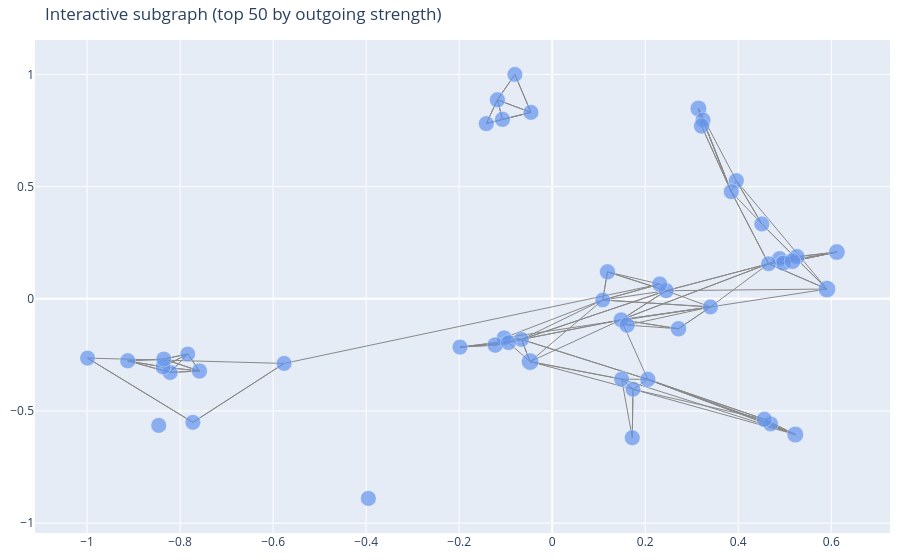

The cell this chart's notebook holds for it:
### Code cell
if HAS_PLOTLY:
    sample_nodes = degree_df.sort_values('out_strength', ascending=False).head(50).index
    sub = G.subgraph(sample_nodes).copy()
    pos = nx.spring_layout(sub, seed=7, weight='syn_count', k=0.6)

    edge_x, edge_y = [], []
    for u, v in sub.edges():
        x0, y0 = pos[u]
        x1, y1 = pos[v]
        edge_x += [x0, x1, None]
        edge_y += [y0, y1, None]

    edge_trace = go.Scatter(
        x=edge_x, y=edge_y, line=dict(width=1, color='#888'), hoverinfo='none', mode='lines'
    )

    node_x, node_y, node_text, node_size = [], [], [], []
    for n in sub.nodes():
        x, y = pos[n]
        node_x.append(x)
        node_y.append(y)
        label = nodes.loc[n]['label'] if n in nodes.index else ''
        name = nodes.loc[n]['flywire_name'] if n in nodes.index else ''
        node_text.append(f"{n}<br>{label}<br>{name}")
        node_size.append(6 + np.log1p(degree_df.loc[n, 'out_strength']))

    node_trace = go.Scatter(
        x=node_x, y=node_y, mode='markers', hoverinfo='text', text=node_text,
        marker=dict(showscale=False, color='cornflowerblue', size=node_size, line_width=0.5)
    )

    fig = go.Figure(data=[edge_trace, node_trace])
    fig.update_layout(
        title='Interactive subgraph (top 50 by outgoing strength)',
        showlegend=False,
        hovermode='closest',
        margin=dict(l=10, r=10, b=10, t=40)
    )
    fig.show()
else:
    print('Plotly not available; install plotly for an interactive network view.')

### Figure 1 — Plotly figure (JSON) as saved in the notebook; plotly's stock layout.template omitted (floating-point values rounded to 4 significant figures; data arrays with more than 128 entries replaced by an {"elided": "..."} marker saying what was removed)
{"data": [{"hoverinfo": "none", "line": {"color": "#888", "width": 1}, "mode": "lines", "type": "scatter", "x": {"elided": "552 float values"}, "y": {"elided": "552 float values"}}, {"hoverinfo": "text", "marker": {"color": "cornflowerblue", "line": {"width": 0.5}, "showscale": false, "size": [15.66, 17.59, 16.11, 15.67, 15.67, 16.0, 15.95, 15.85, 15.7, 15.77, 15.72, 15.86, 15.76, 16.72, 15.94, 15.85, 15.67, 15.89, 15.86, 17.6, 15.84, 15.93, 15.8, 16.24, 15.81, 15.83, 16.6, 16.35, 15.76, 15.65, 16.1, 15.82, 15.75, 15.7, 16.08, 16.05, 15.87, 16.58, 15.91, 15.8, 15.77, 16.15, 16.73, 16.02, 15.86, 16.09, 15.96, 15.85, 16.02, 15.98]}, "mode": "markers", "text": ["720575940631190016<br>PS125(PDM17)_R (FlyEM-HB:1962828235) [VFB_jrchk4dz]<br>IPS.ME.6", "720575940628908548<br>CT1<br>LO.5422", "720575940629382150<br>Lobula Plate intrinsic neuron 2b; LPi2b; https://doi.org/10.1101/2021.12.20.473513<br>LOP.5", "720575940629513222<br>nan<br>LOP.4", "720575940625000200<br>nan<br>LOP.15", "720575940609282825<br>AL local neuron,ALLN<br>AL.3", "720575940632795532<br>DABAF LN - previously identified but when adding new pieces, previous identifications were removed<br>AL.1", "720575940637689486<br>Putative Lobula plate intrinsic; Lpi<br>LOP.11", "720575940626044942<br>OA-AL2b2; Busch et al., 2009; Tdc2-Gal4-positive neuron<br>IPS.ME.3", "720575940628038808<br>SpsSpsMe_unknown_6<br>IPS.ME.5", "720575940613583001<br>Mushroom Body<br>MB_ML.MB_CA.1", "720575940623000858<br>AL local neuron,ALLN<br>AL.2", "720575940635684762<br>nan<br>PVLP.LO.3", "720575940627497244<br>Li_unknown_3<br>LO.4", "720575940627190556<br>Lobula Plate intrinsic neuron 1-2; LPi1-2; https://doi.org/10.1101/2021.12.20.473513<br>LOP.8", "720575940619071005<br>ALPN,DM1_lPN<br>AL.MB_CA.4", "720575940628467611<br>ALPN,VL2p_adPN<br>AL.LH.5", "720575940640851363<br>nan<br>LO.9", "720575940640834211<br>nan<br>PVLP.2", "720575940626979621<br>CT1<br>LO.1", "720575940624547622<br>APL-RHS<br>MB_ML.1", "720575940632504874<br>Lobula Plate intrinsic neuron 1-2; LPi1-2; https://doi.org/10.1101/2021.12.20.473513<br>LOP.7", "720575940613065130<br>nan<br>PVLP.LO.2", "720575940611563310<br>Mti_unknown_7<br>ME.39072", "720575940636543668<br>Optic lobe tangential; Olt<br>ME.LO.1", "720575940625049781<br>nan<br>PVLP.LO.1", "720575940620008758<br>#temp_NewType Lobula Plate Intrinsic 105_4-34; Lpi105_4-34<br>LOP.1", "720575940619991862<br>nan<br>LOP.6", "720575940618444473<br>nan<br>PVLP.LO.4", "720575940630810306<br>nan<br>LOP.13", "720575940623444044<br>nan<br>ME.2", "720575940626403917<br>Optic lobe tangential; Olt<br>ME.LO.2", "720575940633305681<br>Putative Li neuron<br>LO.8", "720575940628307026<br>Am1 (Shinomiya et al., 2022)<br>LOP.2", "720575940631945815<br>putative-fru (same guess in the other optic lobe)<br>GNG.ME.2", "720575940618308825<br>ALPN,DP1m_adPN<br>AL.MB_CA.1", "720575940604569824<br>LHAD1g1(HB) <br>AVLP.15", "720575940634612194<br>Lobula Plate intrinsic neuron 2-1f; LPi2-1f<br>LOP.3", "720575940634545890<br>AL local neuron,ALLN<br>AL.4", "720575940632777320<br>OA-AL2b2; Busch et al., 2009; Tdc2-Gal4-positive neuron<br>IPS.ME.1", "720575940625525740<br>Mi15<br>IPS.ME.2", "720575940612976497<br>pMP7<br>GNG.ME.1", "720575940625952755<br>nan<br>LO.3", "720575940622523508<br>nan<br>LO.10", "720575940640736371<br>#temp_NewType Lobula Intrinsic 110_56; Li110_56<br>LO.5424", "720575940650935673<br>#temp_NewType Lobula Intrinsic 100_5; Li100_5<br>LO.5", "720575940630770042<br>ALPN,DM1_lPN<br>AL.MB_CA.3", "720575940618366843<br>nan<br>AVLP.17", "720575940628069501<br>nan<br>LO.5423", "720575940622726271<br>not a neuron<br>AL.MB_CA.2"], "type": "scatter", "x": [0.1085, -0.04751, 0.5261, -0.06604, -0.1033, -0.1068, -0.8214, -0.1983, -0.9989, 0.3402, -0.08026, -0.8365, 0.3958, 0.3144, 0.4888, -0.04573, -0.7836, 0.385, 0.1721, 0.5907, -0.835, 0.4967, 0.4507, 0.2715, 0.1481, 0.1493, 0.612, -0.1226, 0.1737, -0.09399, 0.1189, 0.2452, 0.4695, 0.4651, 0.2312, -0.7584, -0.3952, 0.5165, -0.1417, -0.7725, -0.5764, 0.1609, 0.5226, 0.2056, 0.3243, 0.3211, -0.9125, -0.8459, 0.4561, -0.1178], "y": [-0.005158, -0.2799, 0.188, -0.1811, -0.1738, 0.7999, -0.3281, -0.2152, -0.2641, -0.03628, 1, -0.3038, 0.5266, 0.8483, 0.1789, 0.831, -0.2458, 0.4776, -0.6192, 0.04356, -0.2685, 0.1594, 0.3336, -0.1334, -0.09341, -0.358, 0.2085, -0.2062, -0.4032, -0.1954, 0.1202, 0.03619, -0.5577, 0.1564, 0.0656, -0.3219, -0.8897, 0.1681, 0.781, -0.5507, -0.288, -0.1171, -0.6048, -0.3591, 0.7968, 0.7704, -0.2764, -0.5641, -0.5369, 0.8869]}], "layout": {"hovermode": "closest", "margin": {"b": 10, "l": 10, "r": 10, "t": 40}, "showlegend": false, "title": {"text": "Interactive subgraph (top 50 by outgoing strength)"}}}
